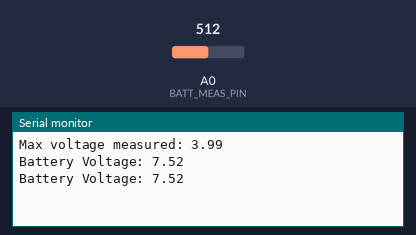
A sketch run on a simulated Arduino Uno, built with avr-gcc and run on an emulated ATmega328P. Parts: the last lines printed to the serial monitor. The inputs (shaded band) are chosen by the test bench; at power-on: A0 (BATT_MEAS_PIN) = 512.

Above: at 5.8 s.
5.9 s: A0 (BATT_MEAS_PIN) set to 716
At 11.1 s:
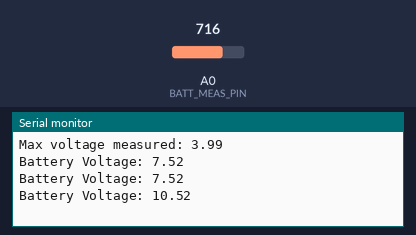
11.9 s: A0 (BATT_MEAS_PIN) set to 900
At 16.1 s:
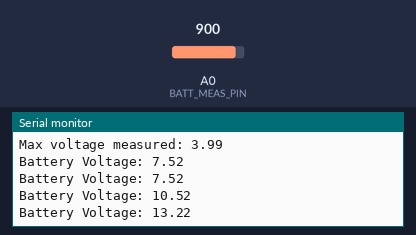
Timing chart, 0 to 17.6 s (numbered marks = the images above; inputs shaded):
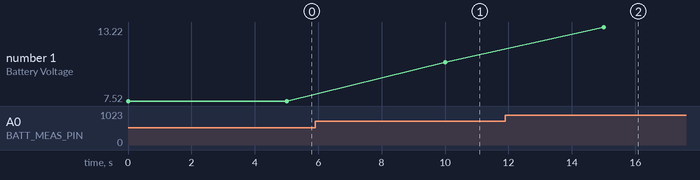

The sketch:

BatteryMonitor.ino
```cpp
const int BATT_MEAS_PIN = 0;

const float MAX_MEAS_VOLT = 5;   // max voltage arduino analog input will handle
const int AIN_ADC_BITS = 10;     // analog number analog/digital convert number of bits
const float AIN_VOLT_PER_UNIT = MAX_MEAS_VOLT / pow(2, AIN_ADC_BITS);

const float BATT_VOLT_MAX = 12;

const float BATT_MEAS_R1 = 2 * 9.89e3;
const float BATT_MEAS_R2 = 9.85e3;
const float BATT_MEAS_RA = 100e6;

// total resistance of resistor 2 and analog input impedance in parallel
const float BATT_MEAS_R2T = (BATT_MEAS_RA * BATT_MEAS_R2) / (BATT_MEAS_RA - BATT_MEAS_R2);
const float BATT_MEAS_DIV = (BATT_MEAS_R1 / BATT_MEAS_R2T) + 1;
const float BATT_MEAS_MAX_CURRENT = BATT_VOLT_MAX / (BATT_MEAS_R1 + BATT_MEAS_R2T);

void setup()
{
  Serial.begin(115200);
  while (!Serial)
    ;

  checkBattMeasAnalogInVoltage();

  //  Serial.print("volts/unit: ");
  //  Serial.println(AIN_VOLT_PER_UNIT, 5);
  //
  //  Serial.print("BATT_MEAS_R2T: ");
  //  Serial.println(BATT_MEAS_R2T, 5);
  //
  //  Serial.print("BATT_MEAS_DIV: ");
  //  Serial.println(BATT_MEAS_DIV, 5);
}

void loop()
{
  float battVolt = measureBattVolt();
  Serial.print("Battery Voltage: ");
  Serial.println(battVolt);

  delay(5000);
}

float measureBattVolt()
{
  int val = analogRead(BATT_MEAS_PIN);
  return computeBattVolt(val);
}

float computeBattVolt(int adValue)
{
  float measVolt = adValue * AIN_VOLT_PER_UNIT;
  float battVolt = measVolt * BATT_MEAS_DIV;
  return battVolt;
}

void checkBattMeasAnalogInVoltage()
{
  float maxVoltMeasured = BATT_MEAS_MAX_CURRENT * BATT_MEAS_R2T;
  Serial.print("Max voltage measured: ");
  Serial.println(maxVoltMeasured);
  if (maxVoltMeasured > MAX_MEAS_VOLT)
  {
    Serial.print("Battery monitor resistor values allow max analog input voltage to be exceeded: ");
    Serial.println(maxVoltMeasured);
  }
}
```

Measured:
- after the input at 5.9 s, the serial monitor: prints a new line after 4.1 s (image 1)
- after the input at 11.9 s, the serial monitor: prints a new line after 3.1 s (image 2)
- plotted number 1: 7.52 → 10.52 after the input at 5.9 s, 10.52 → 13.22 after the input at 11.9 s
